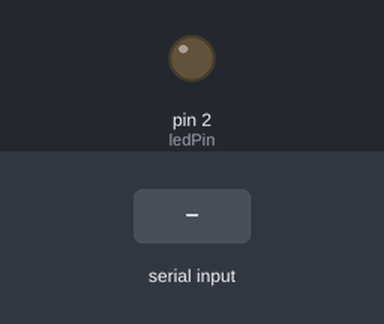
The sketch below on a simulated Arduino Nano, built with avr-gcc and run on an emulated ATmega328P. On the bench: output pins drawn as LEDs (lit = HIGH). The test bench sets the inputs (shaded band).

Above: at 1.2 s.
1.3 s: "on" received over Serial
At 1.6 s:
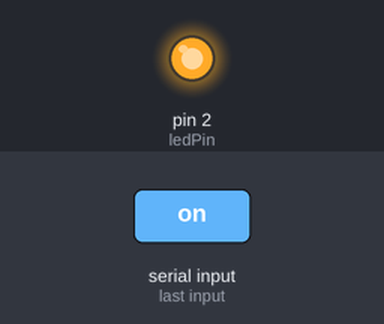
2.8 s: "off" received over Serial
At 4.0 s:
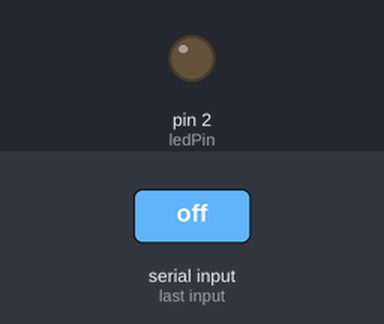
Timing chart, 0 to 5.8 s (numbered marks = the images above; inputs shaded):
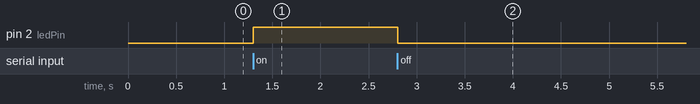

Measured:
- after the input at 1.3 s, pin 2 (ledPin): LOW → HIGH at once
- after the input at 2.8 s, pin 2 (ledPin): HIGH → LOW at once

The sketch:

Arduino_and_C__LED_Control.ino
```cpp
const int ledPin = 2; //LED pin on Arduino Nano

void setup(){
  Serial.begin(9600);
  pinMode(ledPin, OUTPUT);
}

void loop(){
  String messageSent; //Incoming C# string of characters
  String message; //We are using this string to concatinate the string of characters that is being sent through serial communiccation

  while (Serial.available()){

    delay(1); //wait 1 millisecond before executing code again

    if (Serial.available() > 0){ //if serial information is anything greater than nothing
      char incomingLetters = Serial.read(); //assign whatever the serial message to a character C

      if (isControl(incomingLetters)){
        break; //if Serial.read() returns a control character
      }
      messageSent += incomingLetters; //takes in a byte at a time and concatinates them
    }
  }

  message = messageSent; //Set the concatinated C# message to a string varialble called message

  if (message == "on")
    digitalWrite(ledPin, HIGH);
  else if (message == "off")
    digitalWrite(ledPin, LOW);
}
```
